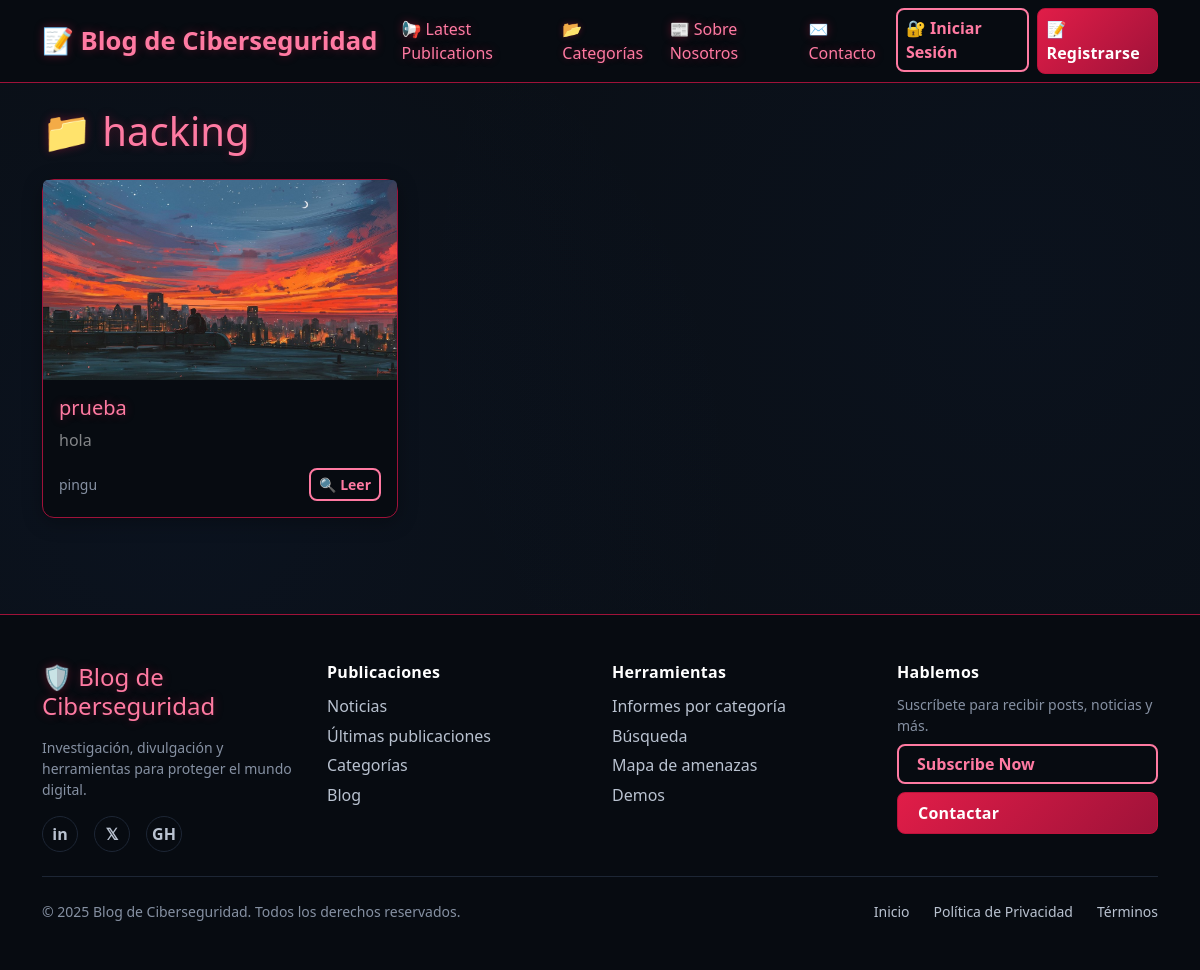
Page /categoria/hacking on the earlier database version.
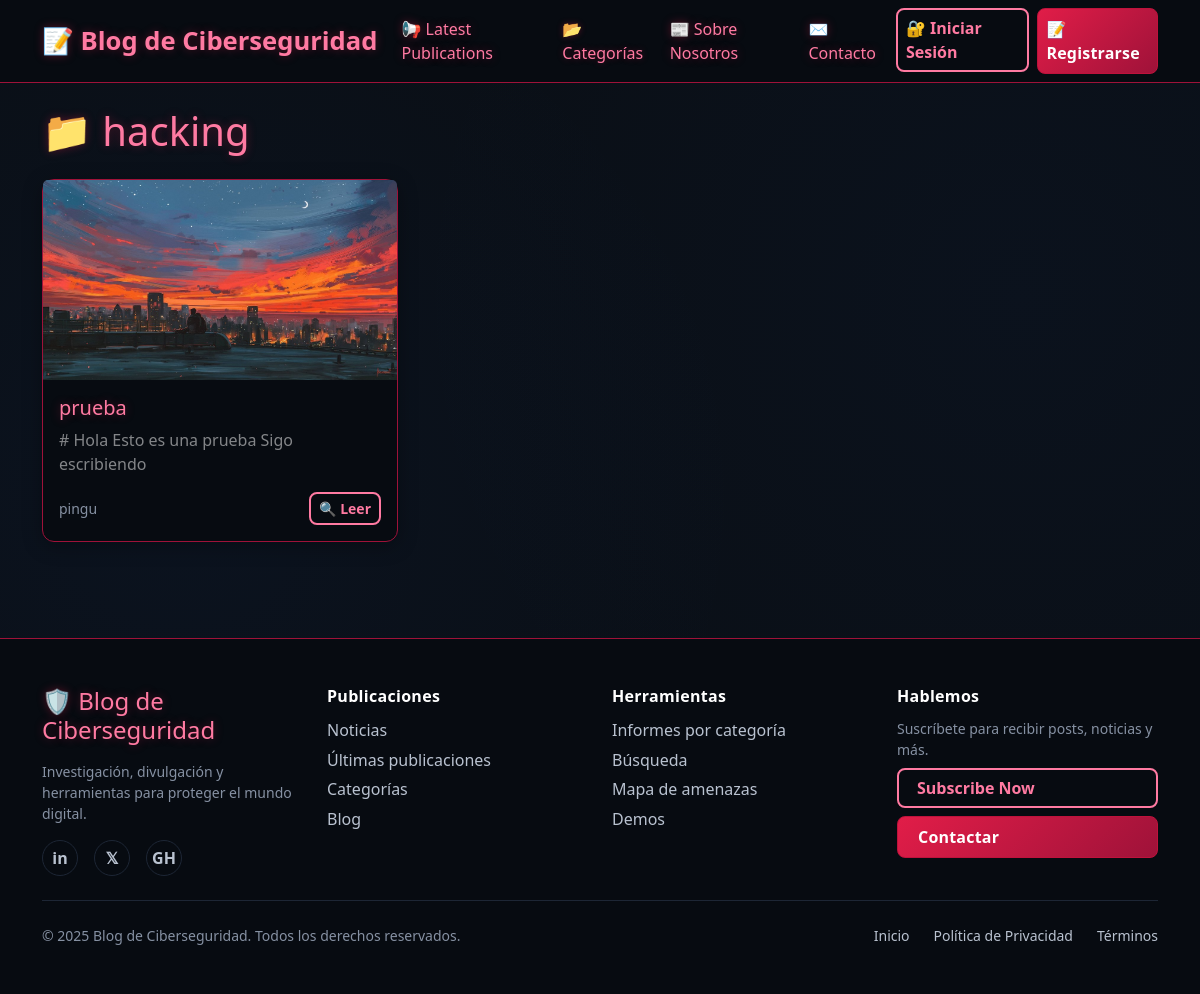
Same page on the later database version.
### tables this page shows
CREATE TABLE posts (
                id INTEGER PRIMARY KEY AUTOINCREMENT,
                title TEXT NOT NULL,
                content TEXT NOT NULL,
                author TEXT NOT NULL,
                category TEXT NOT NULL,
                image TEXT NOT NULL,
                date_created TIMESTAMP DEFAULT CURRENT_TIMESTAMP,
                FOREIGN KEY (author) REFERENCES users (username)
            );

### app.py (the view)
@app.route('/categoria/<string:cat_name>')
def category_detail(cat_name):
    with get_db_connection() as conn:
        posts = conn.execute('''
            SELECT id, title, content, author, category, image, date_created
            FROM posts
            WHERE category = ?
            ORDER BY date_created DESC
        ''', (cat_name,)).fetchall()
    if not posts:
        return render_template('category_empty.html', cat_name=cat_name), 404
    return render_template('category_detail.html', cat_name=cat_name, posts=posts)

### app.py (called while the page is built)
@contextmanager
def get_db_connection():
    conn = sqlite3.connect(app.config['DATABASE'])
    conn.row_factory = sqlite3.Row
    try:
        yield conn
    finally:
        conn.close()

### templates/category_detail.html (shortened to what this page needs)
{% extends "base.html" %}
{% block content %}
<h1 class="text-red-glow mb-4">📁 {{ cat_name }}</h1>
<div class="row">
  {% for post in posts %}
  <div class="col-md-6 col-lg-4 mb-4">
    <div class="card bg-dark-custom border-red-custom h-100">
      {% if post.image %}
        <img src="{{ url_for('uploaded_file', filename=post.image) }}" class="card-img-top" alt="{{ post.title }}" style="height: 200px; object-fit: cover;">
      {% endif %}
      <div class="card-body d-flex flex-column">
        <h5 class="card-title text-red-glow">{{ post.title }}</h5>
        <p class="card-text text-white-50">{{ post.content[:120] }}{% if post.content|length > 120 %}...{% endif %}</p>
        <div class="mt-auto d-flex justify-content-between align-items-center">
          <small class="text-muted-red">{{ post.author }}</small>
          <a href="{{ url_for('view_post', post_id=post.id) }}" class="btn btn-outline-primary btn-sm">🔍 Leer</a>
        </div>
      </div>
    </div>
  </div>
  {% endfor %}
</div>
{% endblock %}

Differences in the rows shown:
changed posts "prueba": content "hola" → "# Hola Esto es una prueba Sigo escribiendo"
